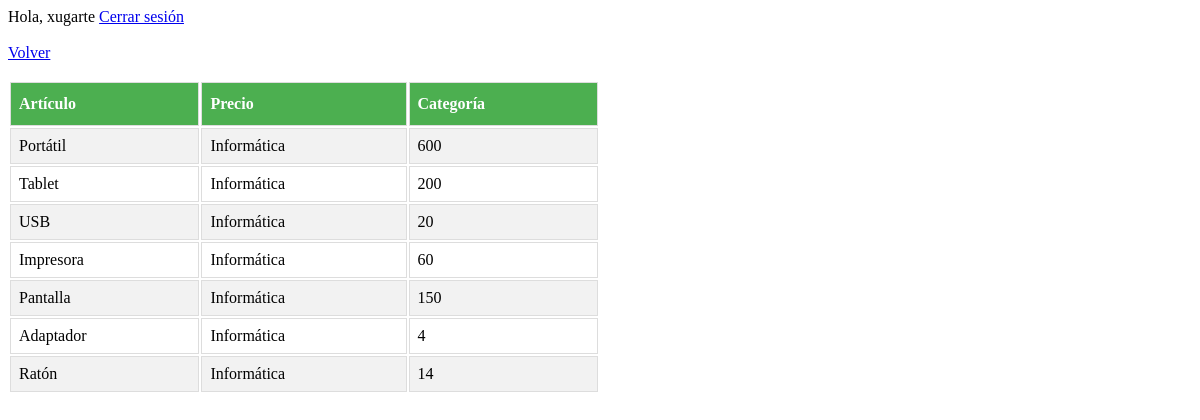
The app's page /controlador/controladorListadoArticulos.php (signed in) with its own data.
### tables this page shows
CREATE TABLE `articulos` (
  `idArticulo` int(11) NOT NULL,
  `articulo` varchar(30) DEFAULT NULL,
  `precio` int(11) NOT NULL,
  `idCategoria` int(11) NOT NULL
);

CREATE TABLE `categorias` (
  `idCategoria` int(11) NOT NULL,
  `categoria` varchar(30) DEFAULT NULL
);

### controlador/controladorListadoArticulos.php (called while the page is built)
<?php
require_once '../modelo/modeloArticulos.php';
$articulo = new Articulo();
$datos = $articulo->obtenerArticulos();
require_once '../vista/vistaListadoArticulos.php';
?>

### core/conector.php (called while the page is built)
<?php
class Conectar{
    public static function conexion(){
        $localhost = 'localhost';
        $usuario = 'root';
        $contrasena = '';
        $bbdd = '2aw3_examenfinal';
        $link = mysqli_connect($localhost, $usuario, $contrasena, $bbdd);
        $link->query("SET NAMES 'utf8'");
        return $link;
    }
}
?>

### modelo/modeloArticulos.php (called while the page is built, shortened)
<?php
require_once '../core/conector.php';
class Articulo {
    private $link;
    private $articulos;
    public function __construct(){
        $this->link=Conectar::conexion();
        $this->articulos=array();
    }
    public function obtenerarticulos() {
        $sql="CALL spMostrararticulos()";
        $consulta=$this->link->query($sql);
        while ($row = mysqli_fetch_array($consulta, MYSQLI_ASSOC)){
            $this->articulos[]=$row;
        }
        return $this->articulos;
    }
}
?>

### vista/vistaListadoArticulos.php (the view, shortened to what this page needs)
<!DOCTYPE html>
<head>
</head>
<?php
    require_once "../controlador/controladorSeguridad.php";
?>
<a href="../vista/menu.php">Volver</a><br><br>
<table>
	<tr>
		<th><strong>Artículo</strong></th>
		<th><strong>Precio</strong></th>
                <th><strong>Categoría</strong></th>
	</tr>
     <?php
    for ($i = 0; $i < count($datos); $i ++) {
        ?>
     	<tr>
		<td><?php echo $datos[$i]['Articulo'];?></td>
		<td><?php echo $datos[$i]['Categoria'];?></td>
		<td><?php echo $datos[$i]['Precio'];?></td>
	</tr>
		<?php } ?>
</table>

### controlador/controladorSeguridad.php (shortened to what this page needs)
<?php
if (isset($_SESSION['loggedin']) && $_SESSION['loggedin'] == true) {
  print("Hola, " . $_SESSION['usuario']);
  print(' <a href="../controlador/controladorCerrarSesion.php">Cerrar sesión</a>');
} else {
header('Location: ../index.php');
}
 ?>

### vista/vistaListadoArticulos.php (style rules this page uses)
table { width: 50%; }
table td, table th { border: 1px solid #ddd; padding: 8px; }
table tr:nth-child(even) { background-color: #f2f2f2; }
table th { padding-top: 12px; padding-bottom: 12px; text-align: left; background-color: #4CAF50; color: white; }

### records on screen
articulos: articulo "Portátil", idCategoria.categoria "Informática", precio "600"
articulos: articulo "Tablet", idCategoria.categoria "Informática", precio "200"
articulos: articulo "USB", idCategoria.categoria "Informática", precio "20"
articulos: articulo "Impresora", idCategoria.categoria "Informática", precio "60"
articulos: articulo "Pantalla", idCategoria.categoria "Informática", precio "150"
articulos: articulo "Adaptador", idCategoria.categoria "Informática", precio "4"
articulos: articulo "Ratón", idCategoria.categoria "Informática", precio "14"

### other values on screen
$_SESSION['usuario'] "xugarte"
